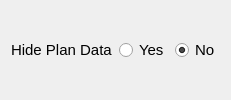
       <widget class="QWidget" name="hideDataWig" native="true">
        <layout class="QGridLayout" name="gridLayout_2">
         <item row="0" column="0">
          <widget class="QLabel" name="label_11">
           <property name="sizePolicy">
            <sizepolicy hsizetype="Preferred" vsizetype="Preferred">
             <horstretch>0</horstretch>
             <verstretch>0</verstretch>
            </sizepolicy>
           </property>
           <property name="minimumSize">
            <size>
             <width>0</width>
             <height>0</height>
            </size>
           </property>
           <property name="font">
            <font>
             <family>Arial</family>
             <pointsize>11</pointsize>
            </font>
           </property>
           <property name="layoutDirection">
            <enum>Qt::LeftToRight</enum>
           </property>
           <property name="text">
            <string>Hide Plan Data</string>
           </property>
           <property name="alignment">
            <set>Qt::AlignLeading|Qt::AlignLeft|Qt::AlignVCenter</set>
           </property>
          </widget>
         </item>
         <item row="0" column="1">
          <widget class="QRadioButton" name="hideDataY">
           <property name="font">
            <font>
             <family>Arial</family>
             <pointsize>11</pointsize>
            </font>
           </property>
           <property name="text">
            <string>Yes</string>
           </property>
           <property name="checked">
            <bool>false</bool>
           </property>
           <attribute name="buttonGroup">
            <string notr="true">hideDataButtonGroup</string>
           </attribute>
          </widget>
         </item>
         <item row="0" column="2">
          <widget class="QRadioButton" name="hideDataN">
           <property name="font">
            <font>
             <family>Arial</family>
             <pointsize>11</pointsize>
            </font>
           </property>
           <property name="text">
            <string>No</string>
           </property>
           <property name="checked">
            <bool>true</bool>
           </property>
           <attribute name="buttonGroup">
            <string notr="true">hideDataButtonGroup</string>
           </attribute>
          </widget>
         </item>
        </layout>
       </widget>
